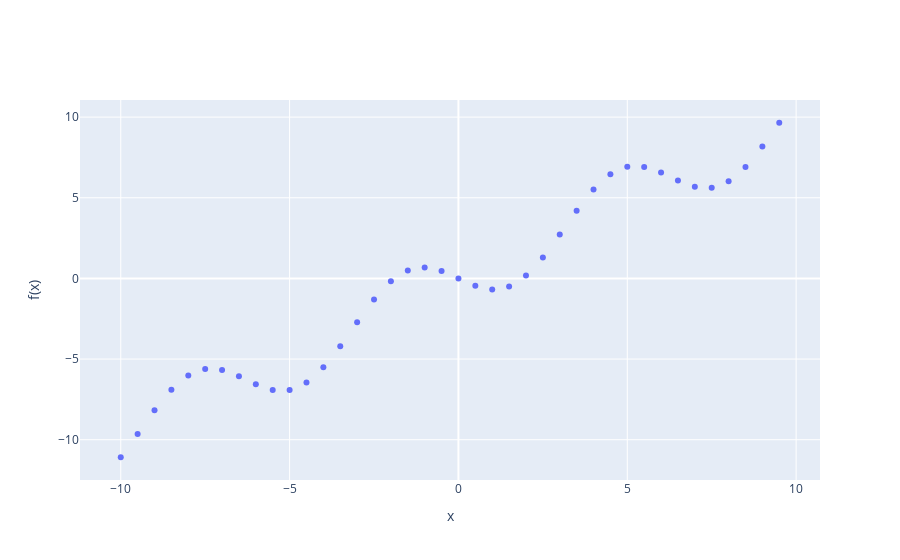

Write notebook code for a chart like this one.
### Code cell
def f(x): 
  y = np.sin(x) * 2. 
  z = - y + x 
  return z
plot(f, np.arange(-10, 10, 0.5))

### Figure 1 — Plotly figure (JSON) as saved in the notebook; plotly's stock layout.template omitted (floating-point values rounded to 4 significant figures)
{"data": [{"mode": "markers", "type": "scatter", "x": [-10, -9.5, -9, -8.5, -8, -7.5, -7, -6.5, -6, -5.5, -5, -4.5, -4, -3.5, -3, -2.5, -2, -1.5, -1, -0.5, 0, 0.5, 1, 1.5, 2, 2.5, 3, 3.5, 4, 4.5, 5, 5.5, 6, 6.5, 7, 7.5, 8, 8.5, 9, 9.5], "y": [-11.09, -9.65, -8.176, -6.903, -6.021, -5.624, -5.686, -6.07, -6.559, -6.911, -6.918, -6.455, -5.514, -4.202, -2.718, -1.303, -0.1814, 0.495, 0.6829, 0.4589, 0, -0.4589, -0.6829, -0.495, 0.1814, 1.303, 2.718, 4.202, 5.514, 6.455, 6.918, 6.911, 6.559, 6.07, 5.686, 5.624, 6.021, 6.903, 8.176, 9.65]}], "layout": {"xaxis": {"title": {"text": "x"}}, "yaxis": {"title": {"text": "f(x)"}}}}
